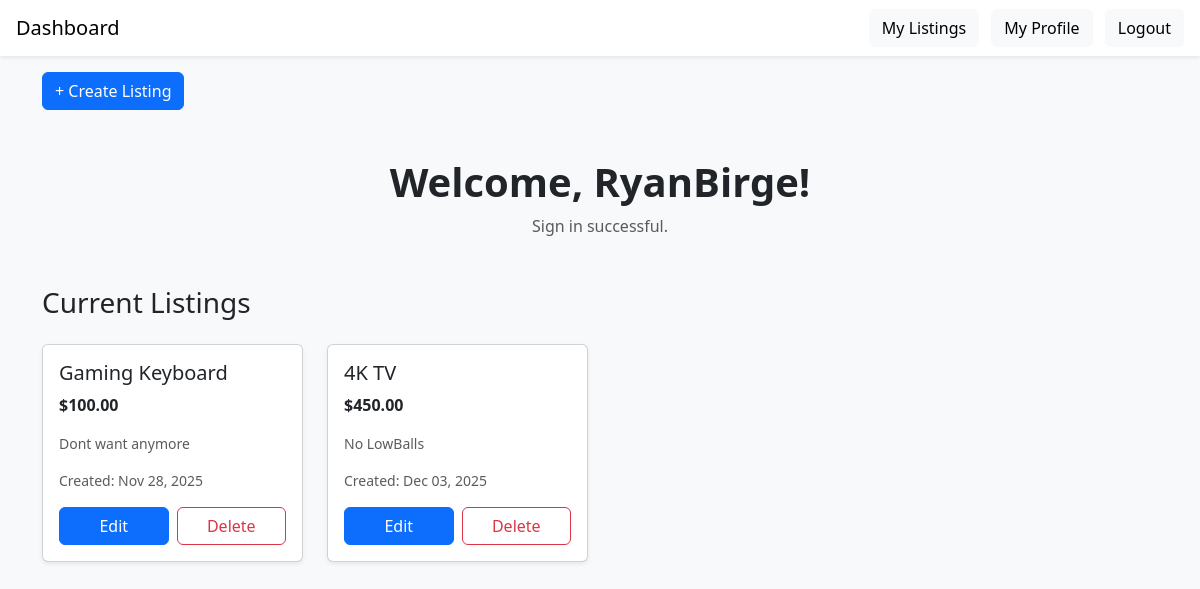
The app's page /dashboard/ (signed in) with its own data.
### market_App/models.py (models this page shows, shortened)
class Listings(models.Model):
    user = models.ForeignKey(Student, on_delete=models.CASCADE, related_name="listings")
    name = models.CharField(max_length=50)
    description = models.TextField(blank=True)
    price = models.DecimalField(max_digits=5, decimal_places=2, null=True, blank=True)
    creation_Date = models.DateTimeField(auto_now_add=True)

### market_App/views.py (the view)
# urls.py: path('dashboard/', views.dashboard, name='dashboard'),
@login_required
def dashboard(request):
    listings = Listings.objects.all()
    return render(request, 'mainPage.html', {
        'listings': listings
    })

### market_App/templates/mainPage.html (shortened to what this page needs)
<!DOCTYPE html>
<html lang="en">
<head>
    <link rel="stylesheet" href="https://cdn.jsdelivr.net/npm/bootstrap@5.3.2/dist/css/bootstrap.min.css">
</head>
<body class="bg-light">
<nav class="navbar navbar-expand-lg navbar-light bg-white shadow-sm px-3">
    <a class="navbar-brand" href="#">Dashboard</a>
    <div class="ms-auto">
        <a href="{% url 'my_listings' %}" class="btn btn-light me-2">My Listings</a>
        <a href="{% url 'profile' %}" class="btn btn-light me-2">My Profile</a>
        <a href="{% url 'logout' %}" class="btn btn-light">Logout</a>
    </div>
</nav>
<div class="container mt-3">
    <div class="d-flex justify-content-start">
        <a href="{% url 'create_listing' %}" class="btn btn-primary">
            + Create Listing
        </a>
    </div>
</div>
<div class="container py-5">
    <div class="text-center mb-5">
    <h1 class="fw-bold">Welcome, {{ user.username }}!</h1>
    <p class="text-muted">Sign in successful.</p>
</div>
<h3 class="mb-4">Current Listings</h3>
<div class="row g-4">
        {% for product in listings %}
        <div class="col-12 col-sm-6 col-lg-4 col-xl-3">
            <div class="card shadow-sm h-100">
                <div class="card-body">
                    <h5 class="card-title">{{ product.name }}</h5>
                    {% if product.price %}
                    <p class="card-text fw-bold">${{ product.price }}</p>
                    {% endif %}
                    <p class="card-text text-muted small">{{ product.description|truncatewords:15 }}</p>
                    <p class="text-muted small">
                        Created: {{ product.creation_Date|date:"M d, Y" }}
                    </p>
                    {% if product.user == request.user.student %}
                     <div class="d-flex gap-2 mt-3">
                        <a href="{% url 'edit_listing' product.pk %}" class="btn btn-primary w-100">
                            Edit
                        </a>
                        <a href="{% url 'delete_listing' product.pk %}" class="btn btn-outline-danger w-100">
                            Delete
                        </a>
                     </div>
                    {% endif %}
                </div>
            </div>
        </div>
        {% empty %}
            <p class="text-muted">There are no listings yet.</p>
        {% endfor %}
    </div>
</div>
</body>
</html>

### records on screen
Listings: name "Gaming Keyboard", price "100.00", description "Dont want anymore", creation_Date "Nov 28, 2025", shows "Edit"
Listings: name "4K TV", price "450.00", description "No LowBalls", creation_Date "Dec 03, 2025", shows "Edit"

### other values on screen
{{ user.username }} "RyanBirge"
